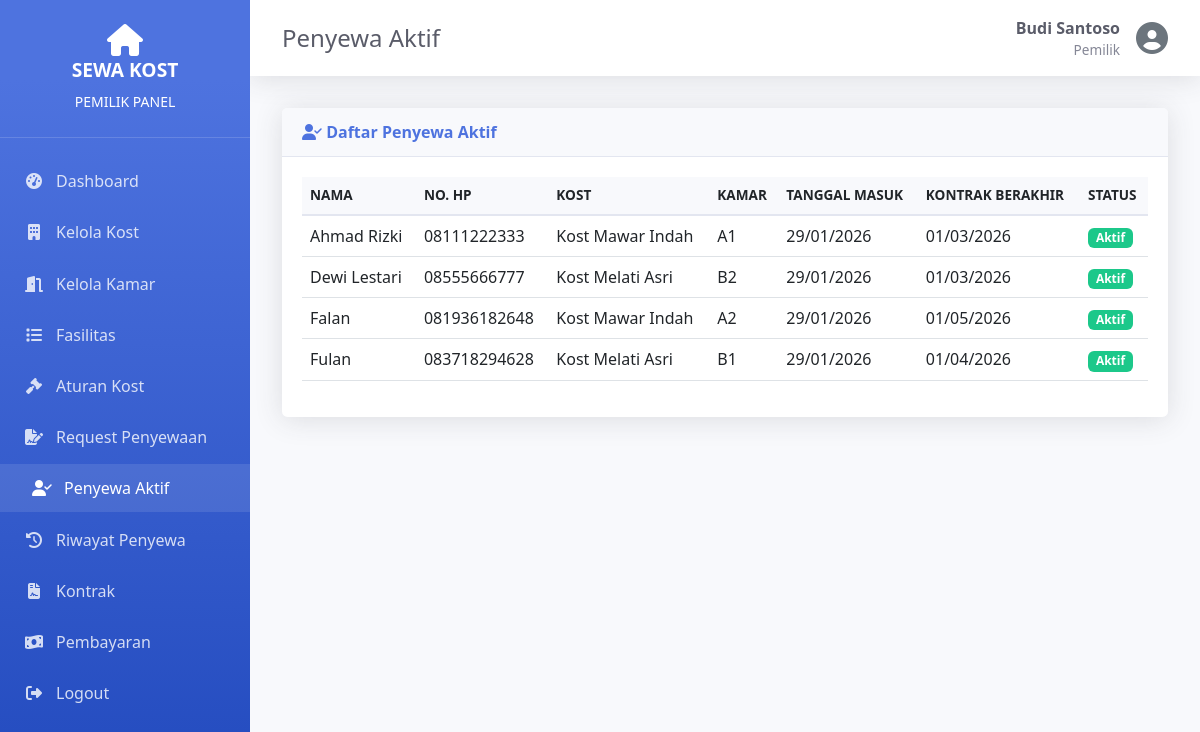
The page /pemilik/penyewa_aktif.php (signed in) on the database its author committed.
### tables this page shows
CREATE TABLE `penyewa` (
  `id` int(11) NOT NULL AUTO_INCREMENT,
  `user_id` int(11) NOT NULL,
  `kamar_id` int(11) NOT NULL,
  `tanggal_masuk` date NOT NULL,
  `tanggal_keluar` date DEFAULT NULL,
  `status` enum('Aktif','Selesai') DEFAULT 'Aktif',
  `created_at` timestamp NOT NULL DEFAULT current_timestamp(),
  PRIMARY KEY (`id`),
  KEY `user_id` (`user_id`),
  KEY `kamar_id` (`kamar_id`),
  CONSTRAINT `penyewa_ibfk_1` FOREIGN KEY (`user_id`) REFERENCES `users` (`id`) ON DELETE CASCADE,
  CONSTRAINT `penyewa_ibfk_2` FOREIGN KEY (`kamar_id`) REFERENCES `kamar` (`id`) ON DELETE CASCADE
);

CREATE TABLE `users` (
  `id` int(11) NOT NULL AUTO_INCREMENT,
  `username` varchar(50) NOT NULL,
  `password` varchar(255) NOT NULL,
  `nama_lengkap` varchar(100) NOT NULL,
  `email` varchar(100) DEFAULT NULL,
  `no_hp` varchar(20) DEFAULT NULL,
  `role` enum('admin','pemilik','pembeli') NOT NULL,
  `created_at` timestamp NOT NULL DEFAULT current_timestamp(),
  PRIMARY KEY (`id`),
  UNIQUE KEY `username` (`username`)
);

CREATE TABLE `kost` (
  `id` int(11) NOT NULL AUTO_INCREMENT,
  `pemilik_id` int(11) NOT NULL,
  `nama_kost` varchar(100) NOT NULL,
  `alamat` text NOT NULL,
  `kota` varchar(50) DEFAULT NULL,
  `deskripsi` text DEFAULT NULL,
  `foto` varchar(255) DEFAULT NULL,
  `created_at` timestamp NOT NULL DEFAULT current_timestamp(),
  PRIMARY KEY (`id`),
  KEY `pemilik_id` (`pemilik_id`),
  CONSTRAINT `kost_ibfk_1` FOREIGN KEY (`pemilik_id`) REFERENCES `users` (`id`) ON DELETE CASCADE
);

CREATE TABLE `kamar` (
  `id` int(11) NOT NULL AUTO_INCREMENT,
  `kost_id` int(11) NOT NULL,
  `nomor_kamar` varchar(20) NOT NULL,
  `harga_sewa` decimal(12,2) NOT NULL,
  `status` enum('Kosong','Terisi','Maintenance') DEFAULT 'Kosong',
  `foto` varchar(255) DEFAULT NULL,
  `fasilitas` text DEFAULT NULL,
  `created_at` timestamp NOT NULL DEFAULT current_timestamp(),
  PRIMARY KEY (`id`),
  KEY `kost_id` (`kost_id`),
  CONSTRAINT `kamar_ibfk_1` FOREIGN KEY (`kost_id`) REFERENCES `kost` (`id`) ON DELETE CASCADE
);

CREATE TABLE `kontrak` (
  `id` int(11) NOT NULL AUTO_INCREMENT,
  `penyewa_id` int(11) NOT NULL,
  `kamar_id` int(11) NOT NULL,
  `tanggal_mulai` date NOT NULL,
  `tanggal_berakhir` date NOT NULL,
  `durasi_bulan` int(11) NOT NULL,
  `total_harga` decimal(12,2) NOT NULL,
  `status` enum('Aktif','Akan Berakhir','Selesai') DEFAULT 'Aktif',
  `created_at` timestamp NOT NULL DEFAULT current_timestamp(),
  PRIMARY KEY (`id`),
  KEY `penyewa_id` (`penyewa_id`),
  KEY `kamar_id` (`kamar_id`),
  CONSTRAINT `kontrak_ibfk_1` FOREIGN KEY (`penyewa_id`) REFERENCES `penyewa` (`id`) ON DELETE CASCADE,
  CONSTRAINT `kontrak_ibfk_2` FOREIGN KEY (`kamar_id`) REFERENCES `kamar` (`id`) ON DELETE CASCADE
);

### lib/auth.php (called while the page is built, shortened)
<?php
require_once __DIR__ . '/database.php';
class Auth {
    public static function id() {
        return $_SESSION['user_id'] ?? null;
    }
}

### lib/database.php (called while the page is built, shortened)
<?php
class Database {
    private static $connection = null;
    public static function connect() {
        if (self::$connection === null) {
            self::$connection = new mysqli(DB_HOST, DB_USER, DB_PASS, DB_NAME);
            self::$connection->set_charset("utf8mb4");
        }
        return self::$connection;
    }
    public static function query($sql) {
        $conn = self::connect();
        $result = $conn->query($sql);
        return $result;
    }
    public static function fetchAll($sql) {
        $result = self::query($sql);
        $data = [];
        while ($row = $result->fetch_assoc()) {
            $data[] = $row;
        }
        return $data;
    }
}

### pemilik/penyewa_aktif.php (the view, shortened to what this page needs)
<?php
require_once __DIR__ . '/../lib/auth.php';
require_once __DIR__ . '/../lib/database.php';
$userId = Auth::id();
$penyewaAktif = Database::fetchAll("
    SELECT p.*, u.nama_lengkap, u.no_hp, k.nomor_kamar, ks.nama_kost,
           kt.tanggal_mulai, kt.tanggal_berakhir
    FROM penyewa p
    JOIN users u ON p.user_id = u.id
    JOIN kamar k ON p.kamar_id = k.id
    JOIN kost ks ON k.kost_id = ks.id
    LEFT JOIN kontrak kt ON kt.penyewa_id = p.id AND kt.status = 'Aktif'
    WHERE ks.pemilik_id = $userId AND p.status = 'Aktif'
    ORDER BY p.tanggal_masuk DESC
");
include __DIR__ . '/../layout/header.php';
include __DIR__ . '/../layout/sidebar.php';
?>
<div class="card">
    <div class="card-header">
        <i class="fas fa-user-check"></i> Daftar Penyewa Aktif
    </div>
    <div class="card-body">
        <?php if (empty($penyewaAktif)): ?>
            <div class="alert alert-info">
                <i class="fas fa-info-circle"></i> Belum ada penyewa aktif.
            </div>
        <?php else: ?>
            <div class="table-responsive">
                <table class="table table-hover">
                    <thead>
                        <tr>
                            <th>Nama</th>
                            <th>No. HP</th>
                            <th>Kost</th>
                            <th>Kamar</th>
                            <th>Tanggal Masuk</th>
                            <th>Kontrak Berakhir</th>
                            <th>Status</th>
                        </tr>
                    </thead>
                    <tbody>
                        <?php foreach ($penyewaAktif as $p): ?>
                            <tr>
                                <td><?php echo htmlspecialchars($p['nama_lengkap']); ?></td>
                                <td><?php echo htmlspecialchars($p['no_hp']); ?></td>
                                <td><?php echo htmlspecialchars($p['nama_kost']); ?></td>
                                <td><?php echo htmlspecialchars($p['nomor_kamar']); ?></td>
                                <td><?php echo date('d/m/Y', strtotime($p['tanggal_masuk'])); ?></td>
                                <td><?php echo $p['tanggal_berakhir'] ? date('d/m/Y', strtotime($p['tanggal_berakhir'])) : '-'; ?></td>
                                <td><span class="badge badge-aktif">Aktif</span></td>
                            </tr>
                        <?php endforeach; ?>
                    </tbody>
                </table>
            </div>
        <?php endif; ?>
    </div>
</div>
<?php include __DIR__ . '/../layout/footer.php'; ?>

### assets/css/style.css (style rules this page uses)
:root { --primary-color: #4e73df; --secondary-color: #858796; --success-color: #1cc88a; --danger-color: #e74a3b; --warning-color: #f6c23e; --info-color: #36b9cc; --sidebar-width: 250px; }
* { margin: 0; padding: 0; box-sizing: border-box; }
body { font-family: 'Segoe UI', Tahoma, Geneva, Verdana, sans-serif; background-color: #f8f9fc; color: #5a5c69; }
.card { border: none; border-radius: 0.35rem; box-shadow: 0 0.15rem 1.75rem 0 rgba(58, 59, 69, 0.15); }
.card-header { background-color: #f8f9fc; border-bottom: 1px solid #e3e6f0; padding: 0.75rem 1.25rem; font-weight: bold; color: var(--primary-color); }
.card-body { padding: 1.25rem; }
.table { color: #5a5c69; }
.table thead th { background-color: #f8f9fc; border-bottom: 2px solid #e3e6f0; font-weight: bold; text-transform: uppercase; font-size: 0.85rem; }
.badge-aktif { background-color: var(--success-color); }

### rows shown on the page
penyewa: user.nama_lengkap "Ahmad Rizki", user.no_hp "08111222333", kost.nama_kost "Kost Mawar Indah", kamar.nomor_kamar "A1", tanggal_masuk "29/01/2026", kontrak.tanggal_berakhir "01/03/2026"
penyewa: user.nama_lengkap "Dewi Lestari", user.no_hp "08555666777", kost.nama_kost "Kost Melati Asri", kamar.nomor_kamar "B2", tanggal_masuk "29/01/2026", kontrak.tanggal_berakhir "01/03/2026"
penyewa: user.nama_lengkap "Falan", user.no_hp "081936182648", kost.nama_kost "Kost Mawar Indah", kamar.nomor_kamar "A2", tanggal_masuk "29/01/2026", kontrak.tanggal_berakhir "01/05/2026"
penyewa: user.nama_lengkap "Fulan", user.no_hp "083718294628", kost.nama_kost "Kost Melati Asri", kamar.nomor_kamar "B1", tanggal_masuk "29/01/2026", kontrak.tanggal_berakhir "01/04/2026"

### other values the page prints
$role "PEMILIK"
$pageTitle "Penyewa Aktif"
$user['nama_lengkap'] "Budi Santoso"
$user['role'] "Pemilik"
